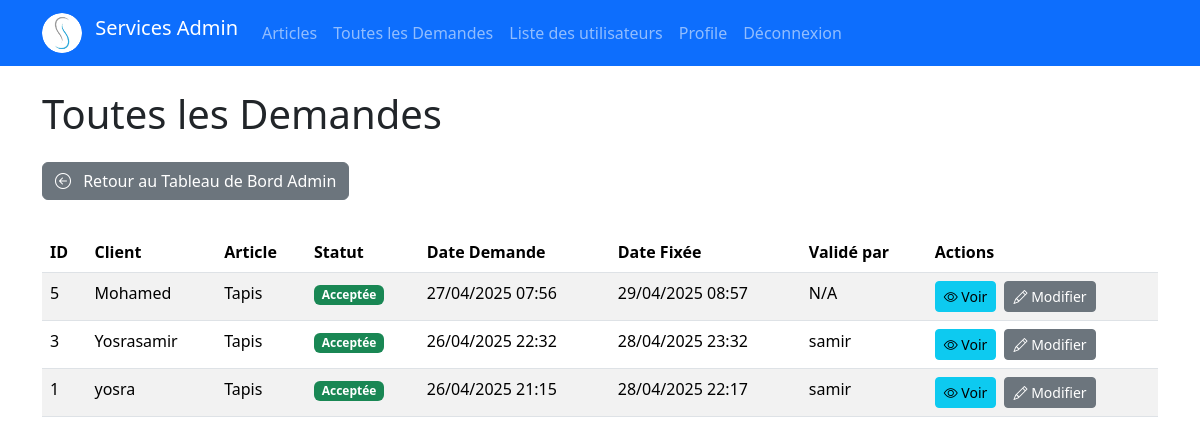
Page /demandes/?statut=acceptee (signed in) on the committed database.
### demande/models.py (models this page shows, shortened)
class Demande(models.Model):
    STATUT_CHOICES = [
        ('en_attente', 'En attente de validation'),
        ('acceptee', 'Acceptée'),
        ('rejetee', 'Rejetée'),
        ('completee', 'Complétée'),
        ('annulee', 'Annulée'), # Un client pourrait annuler
    ]
    client = models.ForeignKey(settings.AUTH_USER_MODEL, on_delete=models.CASCADE, related_name='demandes')
    article = models.ForeignKey(Article, on_delete=models.CASCADE, related_name='demandes_liees')
    details_service = models.TextField(help_text="Décrivez le service que vous demandez pour cet article.")
    statut = models.CharField(max_length=20, choices=STATUT_CHOICES, default='en_attente')
    date_demande = models.DateTimeField(auto_now_add=True)
    date_fixee = models.DateTimeField(null=True, blank=True, help_text="Date fixée par l'administrateur si la demande est acceptée.")
    validee_par = models.ForeignKey(settings.AUTH_USER_MODEL, on_delete=models.SET_NULL, null=True, blank=True, related_name='demandes_validees')
    class Meta:
        ordering = ['-date_demande'] # Trie les demandes par date de demande décroissante

### users/models.py (models this page shows, shortened)
class CustomUser(AbstractBaseUser, PermissionsMixin):
    email = models.EmailField(unique=True)
    username = models.CharField(max_length=30, unique=True)
    phone = models.CharField(max_length=20, blank=True, null=True)
    is_active = models.BooleanField(default=True)
    is_staff = models.BooleanField(default=False)
    date_joined = models.DateTimeField(auto_now_add=True, null=True, blank=True)
    profile_picture = models.ImageField(
        upload_to='profile_pics/',
        blank=True,
        null=True,
        verbose_name="Photo de profil"
    )
    objects = CustomUserManager()
    USERNAME_FIELD = 'email'  # Utilisez email comme identifiant
    REQUIRED_FIELDS = ['username']

### articles/models.py (models this page shows, shortened)
class Article(models.Model):
    title = models.CharField(max_length=200)
    content = models.TextField()
    author = models.ForeignKey(settings.AUTH_USER_MODEL, on_delete=models.CASCADE, related_name='articles')
    published_date = models.DateTimeField(default=timezone.now)
    created_date = models.DateTimeField(auto_now_add=True)
    updated_date = models.DateTimeField(auto_now=True)
    class Meta:
        ordering = ['-published_date'] # Trie les articles par date de publication décroissante

### demande/views.py (the view)
# urls.py: path('', views.list_all_demandes, name='list_all_demandes'), # /demandes/ (liste générale pour admin)
@user_passes_test(is_staff_or_superuser)
def list_all_demandes(request):
    statut = request.GET.get('statut')  # Récupère le paramètre ?statut=xxx
    all_demandes = Demande.objects.all()
    if statut:
        all_demandes = all_demandes.filter(statut=statut) # application du filtre
    context = {
        'demandes': all_demandes,
        'page_title': 'Toutes les Demandes'
    }
    return render(request, 'demande/all_demandes.html', context) # Template pour lister toutes les demandes

### demande/views.py (called while the page is built)
def is_staff_or_superuser(user):
    return user.is_staff or user.is_superuser

### demande/templates/demande/all_demandes.html (shortened to what this page needs)
{% extends 'base.html' %}
{% load static %}
{% block content %}
    <h1 class="mb-4">{{ page_title }}</h1>
     <p>
         <a href="{% url 'dashboard:index' %}" class="btn btn-secondary mb-3">
            <i class="bi bi-arrow-left-circle me-2"></i> Retour au Tableau de Bord Admin
         </a>
     </p>
    {% if demandes %}
        <table class="table table-striped table-hover">
            <thead>
                <tr>
                    <th scope="col">ID</th>
                    <th scope="col">Client</th>
                    <th scope="col">Article</th>
                    <th scope="col">Statut</th>
                    <th scope="col">Date Demande</th>
                    <th scope="col">Date Fixée</th>
                    <th scope="col">Validé par</th>
                    <th scope="col">Actions</th>
                </tr>
            </thead>
            <tbody>
                {% for demande in demandes %}
                <tr>
                    <td>{{ demande.pk }}</td>
                    <td>{{ demande.client.username }}</td>
                    <td>{{ demande.article.title }}</td>
                    <td>
                        <span class="badge {% if demande.statut == 'en_attente' %}bg-warning{% elif demande.statut == 'acceptee' %}bg-success{% elif demande.statut == 'rejetee' %}bg-danger{% else %}bg-secondary{% endif %}">
                            {{ demande.get_statut_display }}
                        </span>
                    </td>
                    <td>{{ demande.date_demande|date:"d/m/Y H:i" }}</td>
                    <td>
                        {% if demande.date_fixee %}
                            {{ demande.date_fixee|date:"d/m/Y H:i" }}
                        {% else %}
                            N/A
                        {% endif %}
                    </td>
                     <td>
                        {% if demande.validee_par %}
                             {{ demande.validee_par.username }}
                         {% else %}
                             N/A
                         {% endif %}
                     </td>
                    <td>
                        <a href="{% url 'demande:view_demande_admin' demande.pk %}" class="btn btn-sm btn-info me-1">
                            <i class="bi bi-eye"></i> Voir
                        </a>
                        {% if demande.statut == 'en_attente' %}
                            <a href="{% url 'demande:validate_demande' demande.pk %}" class="btn btn-sm btn-success">
                                <i class="bi bi-check-circle"></i> Valider/Planifier
                            </a>
                        {% else %}
                             <a href="{% url 'demande:validate_demande' demande.pk %}" class="btn btn-sm btn-secondary">
                                <i class="bi bi-pencil"></i> Modifier
                             </a>
                        {% endif %}
                    </td>
                </tr>
                {% endfor %}
            </tbody>
        </table>
    {% else %}
        <div class="alert alert-info" role="alert">
            Aucune demande trouvée pour le moment.
        </div>
    {% endif %}
{% endblock %}

### rows in the picture
Demande: pk "5", client.username "Mohamed", article "Tapis", statut "Acceptée", date_demande "27/04/2025 07:56", date_fixee "29/04/2025 08:57", shows "N/A", shows "Modifier"
Demande: pk "3", client.username "Yosrasamir", article "Tapis", statut "Acceptée", date_demande "26/04/2025 22:32", date_fixee "28/04/2025 23:32", validee_par.username "samir", shows "Modifier"
Demande: pk "1", client.username "yosra", article "Tapis", statut "Acceptée", date_demande "26/04/2025 21:15", date_fixee "28/04/2025 22:17", validee_par.username "samir", shows "Modifier"

### other values in the picture
{{ page_title }} "Toutes les Demandes"
